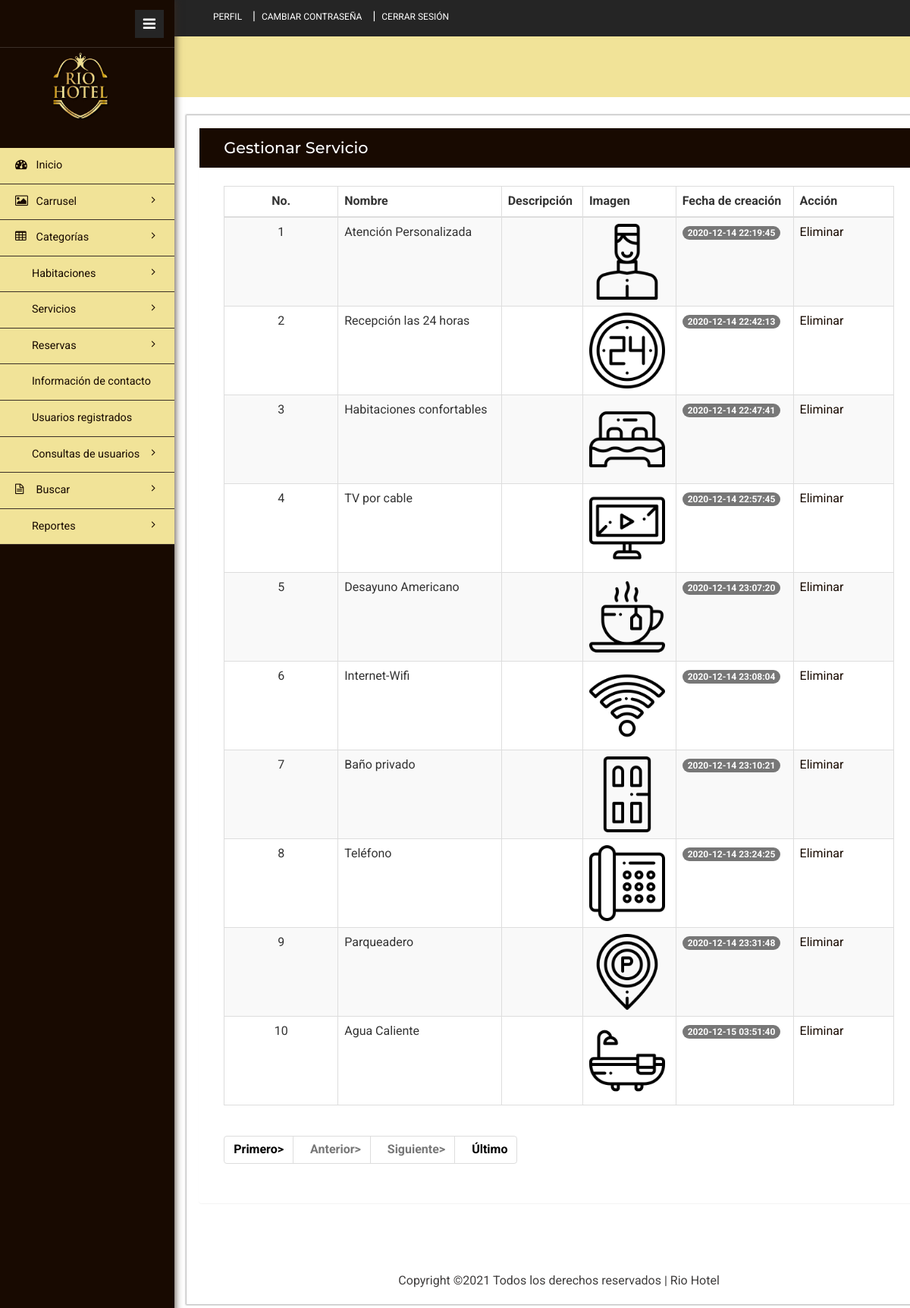
Screenshot of /admin/manage-facility.php (signed in) with the database file from the repository.
### tables this page shows
CREATE TABLE `tblfacility` (
  `ID` int(10) NOT NULL,
  `FacilityTitle` varchar(200) DEFAULT NULL,
  `Description` mediumtext DEFAULT NULL,
  `Image` varchar(200) DEFAULT NULL,
  `CreationDate` timestamp NULL DEFAULT current_timestamp()
);

### admin/manage-facility.php (the view, shortened to what this page needs)
<?php
include('includes/dbconnection.php');
if (strlen($_SESSION['hbmsaid'] == 0)) {
	header('location:logout.php');
} else {
?>
	<!DOCTYPE HTML>
	<html>
	<head>
		<link href="css/bootstrap.min.css" rel='stylesheet' type='text/css' />
		<link href="css/style.css" rel='stylesheet' type='text/css' />
		<link href="css/font-awesome.css" rel="stylesheet">
		<link rel="stylesheet" href="css/icon-font.min.css" type='text/css' />
	</head>
	<body>
		<div class="page-container">
			<div class="left-content">
				<div class="inner-content">
					<?php include_once('includes/header.php'); ?>
					<div class="content">
						<div class="women_main">
							<div class="grids">
								<div class="panel panel-widget forms-panel">
									<div class="forms">
										<div class="form-grids widget-shadow" data-example-id="basic-forms">
											<div class="form-title">
												<h4>Gestionar Servicio</h4>
											</div>
											<div class="form-body">
												<table class="table table-bordered table-striped table-vcenter js-dataTable-full-pagination">
													<thead>
														<tr>
															<th class="text-center">No.</th>
															<th>Nombre</th>
															<th class="d-none d-sm-table-cell">Descripción</th>
															<th class="d-none d-sm-table-cell">Imagen</th>
															<th class="d-none d-sm-table-cell">Fecha de creación</th>
															<th class="d-none d-sm-table-cell" style="width: 15%;">Acción</th>
														</tr>
													</thead>
													<tbody>
														<?php
														if (isset($_GET['pageno'])) {
															$pageno = $_GET['pageno'];
														} else {
															$pageno = 1;
														}
														$no_of_records_per_page = 10;
														$offset = ($pageno - 1) * $no_of_records_per_page;
														$ret = "SELECT ID FROM tblfacility";
														$query1 = $dbh->prepare($ret);
														$query1->execute();
														$total_rows = $query1->rowCount();
														$total_pages = ceil($total_rows / $no_of_records_per_page);
														$sql = "SELECT * from tblfacility LIMIT $offset, $no_of_records_per_page";
														$query = $dbh->prepare($sql);
														$query->execute();
														$results = $query->fetchAll(PDO::FETCH_OBJ);
														$cnt = 1;
														if ($query->rowCount() > 0) {
															foreach ($results as $row) {               ?>
																<tr>
																	<td class="text-center"><?php echo htmlentities($cnt); ?></td>
																	<td class="font-w600"><?php echo htmlentities($row->FacilityTitle); ?></td>
																	<td class="d-none d-sm-table-cell"><?php echo htmlentities($row->Description); ?></td>
																	<td class="d-none d-sm-table-cell"><img src="images/<?php echo $row->Image; ?>" width="100" height="100"></td>
																	<td class="d-none d-sm-table-cell">
																		<span class="badge badge-primary"><?php echo htmlentities($row->CreationDate); ?></span>
																	</td>
																	<td class="d-none d-sm-table-cell"><a href="manage-facility.php?delid=<?php echo ($row->ID); ?>" onclick="return confirm('Do you really want to Delete ?');">Eliminar</a></td>
																</tr>
														<?php $cnt = $cnt + 1;
															}
														} ?>
													</tbody>
												</table>
												<div align="left">
													<ul class="pagination">
														<li><a href="?pageno=1"><strong>Primero></strong></a></li>
														<li class="<?php if ($pageno <= 1) {
																		echo 'disabled';
																	} ?>">
															<a href="<?php if ($pageno <= 1) {
																			echo '#';
																		} else {
																			echo "?pageno=" . ($pageno - 1);
																		} ?>"><strong style="padding-left: 10px">Anterior></strong></a>
														</li>
														<li class="<?php if ($pageno >= $total_pages) {
																		echo 'disabled';
																	} ?>">
															<a href="<?php if ($pageno >= $total_pages) {
																			echo '#';
																		} else {
																			echo "?pageno=" . ($pageno + 1);
																		} ?>"><strong style="padding-left: 10px">Siguiente></strong></a>
														</li>
														<li><a href="?pageno=<?php echo $total_pages; ?>"><strong style="padding-left: 10px">Último</strong></a></li>
													</ul>
												</div>
											</div>
										</div>
									</div>
								</div>
							</div>
							<?php include_once('includes/footer.php'); ?>
						</div>
					</div>
				</div>
			</div>
			<?php include_once('includes/sidebar.php'); ?>
		</div>
	</body>
	</html><?php }  ?>

### admin/includes/header.php (shortened to what this page needs)
<div class="header-section">
    <div class="top_bg">
        <div class="header_top">
            <div class="top_right">
                <ul>
                    <li><a href="profile.php">Perfil</a></li>|
                    <li><a href="change-password.php">Cambiar Contraseña</a></li>|
                    <li><a href="logout.php">Cerrar sesión</a></li>
                </ul>
            </div>
            <div class="clearfix"> </div>
        </div>
    </div>
</div>
<div class="header_bg">
    <div class="header" style="background-color:#F1E398">
        <div class="head-t">
            <div class="clearfix"> </div>
        </div>
    </div>
</div>

### admin/includes/footer.php (shortened to what this page needs)
<div>
    <div class="footer">
        <p>
            Copyright &copy; Todos los derechos reservados | Rio Hotel</a>
        </p>
    </div>
</div>

### admin/includes/sidebar.php (shortened to what this page needs)
<div class="sidebar-menu" style="background-color: #180A01">
  <header class="logo1">
    <a href="#" class="sidebar-icon"><span class="fa fa-bars"></span> </a>
  </header>
  <div class="menu">
    <div class="logoHotel">
      <img src="images/logoHotel.jpeg" style="width:100px; height:100px;margin-left:3.5em">
    </div>
    <ul id="menu">
      <li><a href="dashboard.php"><i class="fa fa-tachometer"></i> <span>Inicio</span></a></li>
      <li id="menu-academico"><a href="#"><i class="fa fa-picture-o"></i> <span>Carrusel</span> <span class="fa fa-angle-right" style="float: right"></span></a>
      </li>
      <li id="menu-academico"><a href="#"><i class="fa fa-table"></i> <span>Categorías</span> <span class="fa fa-angle-right" style="float: right"></span></a>
      </li>
      <li id="menu-academico"><a href="#"><i class="lnr lnr-pencil"></i> <span>Habitaciones</span> <span class="fa fa-angle-right" style="float: right"></span></a>
      </li>
      <li id="menu-academico"><a href="#"><i class="lnr lnr-layers"></i> <span>Servicios</span> <span class="fa fa-angle-right" style="float: right"></span></a>
      </li>
      <li id="menu-academico"><a href="#"><i class="lnr lnr-book"></i> <span>Reservas</span> <span class="fa fa-angle-right" style="float: right"></span></a>
      </li>
      <li><a href="contactus.php"><i class="lnr lnr-users"></i> <span>Información de contacto</span></a></li>
      <li><a href="reg-users.php"><i class="lnr lnr-users"></i> <span>Usuarios registrados</span></a></li>
      <li id="menu-academico"><a href="#"><i class="lnr lnr-book"></i> <span>Consultas de usuarios</span> <span class="fa fa-angle-right" style="float: right"></span></a>
      </li>
      <li id="menu-academico"><a href="#"><i class="fa fa-file-text-o"></i> <span>Buscar</span> <span class="fa fa-angle-right" style="float: right"></span></a>
      </li>
      <li id="menu-academico"><a href="#"><i class="lnr lnr-layers"></i> <span>Reportes</span> <span class="fa fa-angle-right" style="float: right"></span></a>
      </li>
    </ul>
  </div>
</div>

### rows the page displays
tblfacility: FacilityTitle "Atención Personalizada", Image (picture), CreationDate "2020-12-14 22:19:45"
tblfacility: FacilityTitle "Recepción las 24 horas", Image (picture), CreationDate "2020-12-14 22:42:13"
tblfacility: FacilityTitle "Habitaciones confortables", Image (picture), CreationDate "2020-12-14 22:47:41"
tblfacility: FacilityTitle "TV por cable", Image (picture), CreationDate "2020-12-14 22:57:45"
tblfacility: FacilityTitle "Desayuno Americano", Image (picture), CreationDate "2020-12-14 23:07:20"
tblfacility: FacilityTitle "Internet-Wifi", Image (picture), CreationDate "2020-12-14 23:08:04"
tblfacility: FacilityTitle "Baño privado", Image (picture), CreationDate "2020-12-14 23:10:21"
tblfacility: FacilityTitle "Teléfono", Image (picture), CreationDate "2020-12-14 23:24:25"
tblfacility: FacilityTitle "Parqueadero", Image (picture), CreationDate "2020-12-14 23:31:48"
tblfacility: FacilityTitle "Agua Caliente", Image (picture), CreationDate "2020-12-15 03:51:40"
